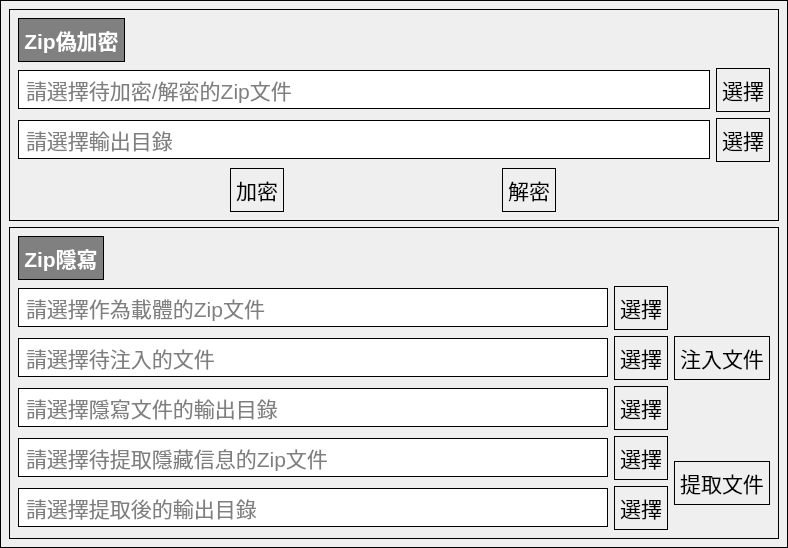
<?xml version="1.0" encoding="UTF-8"?>
<ui version="4.0">
 <class>MainWindow</class>
 <widget class="QMainWindow" name="MainWindow">
  <property name="geometry">
   <rect>
    <x>0</x>
    <y>0</y>
    <width>788</width>
    <height>483</height>
   </rect>
  </property>
  <property name="windowTitle">
   <string>MainWindow</string>
  </property>
  <widget class="QWidget" name="centralwidget">
   <property name="styleSheet">
    <string notr="true">*{
	font-size: 16pt
}

QWidget{
	border: 1px solid;
	padding: 5px
}

    QPushButton:hover {
        background-color: lightblue;
        color: white;
    }
    QPushButton:pressed {
        background-color: darkblue;
        color: white;
    }
#titleLabel1,#titleLabel2{
	background-color: gray;
	font-weight: bold;
	color: #FFF
}</string>
   </property>
   <layout class="QVBoxLayout" name="verticalLayout_4">
    <item>
     <widget class="QWidget" name="WidgetZipPseudo" native="true">
      <property name="sizePolicy">
       <sizepolicy hsizetype="Preferred" vsizetype="Preferred">
        <horstretch>0</horstretch>
        <verstretch>0</verstretch>
       </sizepolicy>
      </property>
      <property name="styleSheet">
       <string notr="true">#WidgetZipPseudo {
	border: 1px solid black
}</string>
      </property>
      <layout class="QVBoxLayout" name="verticalLayout">
       <item>
        <widget class="QLabel" name="titleLabel1">
         <property name="enabled">
          <bool>true</bool>
         </property>
         <property name="sizePolicy">
          <sizepolicy hsizetype="Fixed" vsizetype="Fixed">
           <horstretch>0</horstretch>
           <verstretch>0</verstretch>
          </sizepolicy>
         </property>
         <property name="font">
          <font>
           <pointsize>16</pointsize>
           <weight>75</weight>
           <bold>true</bold>
          </font>
         </property>
         <property name="text">
          <string>Zip偽加密</string>
         </property>
         <property name="scaledContents">
          <bool>false</bool>
         </property>
         <property name="alignment">
          <set>Qt::AlignCenter</set>
         </property>
         <property name="textInteractionFlags">
          <set>Qt::NoTextInteraction</set>
         </property>
        </widget>
       </item>
       <item>
        <layout class="QHBoxLayout" name="horizontalLayout">
         <item>
          <widget class="QLineEdit" name="zipPsePathEdit">
           <property name="enabled">
            <bool>true</bool>
           </property>
           <property name="readOnly">
            <bool>true</bool>
           </property>
           <property name="placeholderText">
            <string>請選擇待加密/解密的Zip文件</string>
           </property>
          </widget>
         </item>
         <item>
          <widget class="QPushButton" name="zipPseSelBtn">
           <property name="text">
            <string>選擇</string>
           </property>
          </widget>
         </item>
        </layout>
       </item>
       <item>
        <layout class="QHBoxLayout" name="horizontalLayout_7">
         <item>
          <widget class="QLineEdit" name="zipPseOutputPathEdit">
           <property name="enabled">
            <bool>true</bool>
           </property>
           <property name="readOnly">
            <bool>true</bool>
           </property>
           <property name="placeholderText">
            <string>請選擇輸出目錄</string>
           </property>
          </widget>
         </item>
         <item>
          <widget class="QPushButton" name="zipPseSelOutputBtn">
           <property name="text">
            <string>選擇</string>
           </property>
          </widget>
         </item>
        </layout>
       </item>
       <item>
        <layout class="QHBoxLayout" name="horizontalLayout_2">
         <item>
          <widget class="QPushButton" name="pseEncBtn">
           <property name="sizePolicy">
            <sizepolicy hsizetype="Fixed" vsizetype="Fixed">
             <horstretch>0</horstretch>
             <verstretch>0</verstretch>
            </sizepolicy>
           </property>
           <property name="font">
            <font>
             <pointsize>16</pointsize>
            </font>
           </property>
           <property name="text">
            <string>加密</string>
           </property>
          </widget>
         </item>
         <item>
          <widget class="QPushButton" name="pseDecBtn">
           <property name="sizePolicy">
            <sizepolicy hsizetype="Fixed" vsizetype="Fixed">
             <horstretch>0</horstretch>
             <verstretch>0</verstretch>
            </sizepolicy>
           </property>
           <property name="font">
            <font>
             <pointsize>16</pointsize>
            </font>
           </property>
           <property name="text">
            <string>解密</string>
           </property>
          </widget>
         </item>
        </layout>
       </item>
      </layout>
     </widget>
    </item>
    <item>
     <widget class="QWidget" name="WidgetZipSteg" native="true">
      <property name="styleSheet">
       <string notr="true">#WidgetZipSteg {
	border: 1px solid black
}</string>
      </property>
      <layout class="QVBoxLayout" name="verticalLayout_5">
       <item>
        <widget class="QLabel" name="titleLabel2">
         <property name="enabled">
          <bool>true</bool>
         </property>
         <property name="sizePolicy">
          <sizepolicy hsizetype="Fixed" vsizetype="Fixed">
           <horstretch>0</horstretch>
           <verstretch>0</verstretch>
          </sizepolicy>
         </property>
         <property name="font">
          <font>
           <pointsize>16</pointsize>
           <weight>75</weight>
           <bold>true</bold>
          </font>
         </property>
         <property name="text">
          <string>Zip隱寫</string>
         </property>
         <property name="textFormat">
          <enum>Qt::AutoText</enum>
         </property>
         <property name="alignment">
          <set>Qt::AlignCenter</set>
         </property>
        </widget>
       </item>
       <item>
        <layout class="QHBoxLayout" name="injectLayout">
         <item>
          <layout class="QVBoxLayout" name="verticalLayout_2">
           <item>
            <layout class="QHBoxLayout" name="horizontalLayout_3">
             <item>
              <widget class="QLineEdit" name="zipStegPathEdit">
               <property name="text">
                <string/>
               </property>
               <property name="readOnly">
                <bool>true</bool>
               </property>
               <property name="placeholderText">
                <string>請選擇作為載體的Zip文件</string>
               </property>
              </widget>
             </item>
             <item>
              <widget class="QPushButton" name="zipStegPathSelBtn">
               <property name="text">
                <string>選擇</string>
               </property>
              </widget>
             </item>
            </layout>
           </item>
           <item>
            <layout class="QHBoxLayout" name="horizontalLayout_4">
             <item>
              <widget class="QLineEdit" name="zipStegInjectPathEdit">
               <property name="readOnly">
                <bool>true</bool>
               </property>
               <property name="placeholderText">
                <string>請選擇待注入的文件</string>
               </property>
              </widget>
             </item>
             <item>
              <widget class="QPushButton" name="zipStegInjectPathSelBtn">
               <property name="text">
                <string>選擇</string>
               </property>
              </widget>
             </item>
            </layout>
           </item>
           <item>
            <layout class="QHBoxLayout" name="horizontalLayout_5">
             <item>
              <widget class="QLineEdit" name="zipStegOutputPathEdit">
               <property name="enabled">
                <bool>true</bool>
               </property>
               <property name="readOnly">
                <bool>true</bool>
               </property>
               <property name="placeholderText">
                <string>請選擇隱寫文件的輸出目錄</string>
               </property>
              </widget>
             </item>
             <item>
              <widget class="QPushButton" name="zipStegOutputPathSelBtn">
               <property name="text">
                <string>選擇</string>
               </property>
              </widget>
             </item>
            </layout>
           </item>
          </layout>
         </item>
         <item>
          <widget class="QPushButton" name="zipInjectBtn">
           <property name="font">
            <font>
             <pointsize>16</pointsize>
            </font>
           </property>
           <property name="text">
            <string>注入文件</string>
           </property>
          </widget>
         </item>
        </layout>
       </item>
       <item>
        <layout class="QHBoxLayout" name="horizontalLayout_9">
         <item>
          <layout class="QVBoxLayout" name="verticalLayout_3">
           <item>
            <layout class="QHBoxLayout" name="horizontalLayout_6">
             <item>
              <widget class="QLineEdit" name="zipToExtractPathEdit">
               <property name="enabled">
                <bool>true</bool>
               </property>
               <property name="readOnly">
                <bool>true</bool>
               </property>
               <property name="placeholderText">
                <string>請選擇待提取隱藏信息的Zip文件</string>
               </property>
              </widget>
             </item>
             <item>
              <widget class="QPushButton" name="zipToExtractPathSelBtn">
               <property name="text">
                <string>選擇</string>
               </property>
              </widget>
             </item>
            </layout>
           </item>
           <item>
            <layout class="QHBoxLayout" name="horizontalLayout_8">
             <item>
              <widget class="QLineEdit" name="zipExtractOutputPathEdit">
               <property name="enabled">
                <bool>true</bool>
               </property>
               <property name="readOnly">
                <bool>true</bool>
               </property>
               <property name="placeholderText">
                <string>請選擇提取後的輸出目錄</string>
               </property>
              </widget>
             </item>
             <item>
              <widget class="QPushButton" name="zipExtractOutputPathSelBtn">
               <property name="text">
                <string>選擇</string>
               </property>
              </widget>
             </item>
            </layout>
           </item>
          </layout>
         </item>
         <item>
          <widget class="QPushButton" name="zipExtractBtn">
           <property name="font">
            <font>
             <pointsize>16</pointsize>
            </font>
           </property>
           <property name="text">
            <string>提取文件</string>
           </property>
          </widget>
         </item>
        </layout>
       </item>
      </layout>
     </widget>
    </item>
   </layout>
  </widget>
 </widget>
 <resources/>
 <connections/>
</ui>
